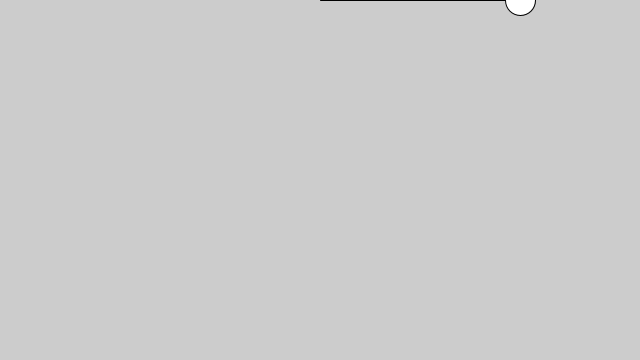
Frame 1 (no input)
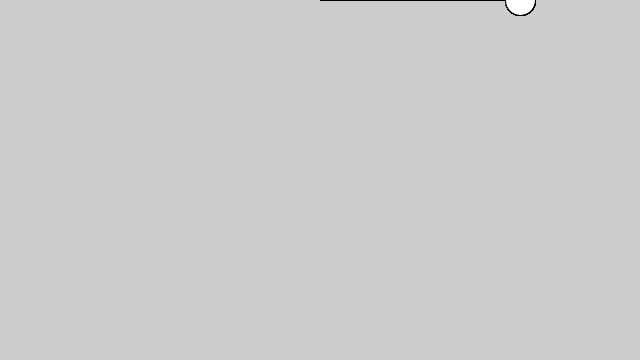
Frame 60 (the mouse pressed at the canvas centre just before this capture)
Frame 120 (the mouse held since frame 60 and released just before this capture): identical to frame 60, image omitted

The Processing sketch that drew these frames (run headless with seeded random() and noise(); from frame 60 on, the mouse is pressed at the canvas centre):

// Processing sketch: pendulum
// ── pendulum.pde
class Pendulum{
  PVector origin, vel, acc;
  float angle, angVel, angAcc;
  float arm;
  
  Pendulum() {
    arm = 200;
    origin = new PVector(width/2, 0);
    angle = 0;
    angVel = 0;
    angAcc = 0;
  }
  
  void update() {
    angAcc = -gravity * sin(angle);
    angVel += angAcc;
    angle += angVel;
  }
  
  void display() {
    translate(origin.x, origin.y);
    float x = arm * cos(angle);
    float y = arm * sin(angle);
    line(0, 0, x, y);
    ellipse(x, y, 30, 30);
  }
}

// ── main.pde
Pendulum pen;
float gravity;

void setup() {
  size(640, 360);
  gravity = 0.4;
  pen = new Pendulum();
}

void draw() {
  pen.update();
  pen.display();
}
